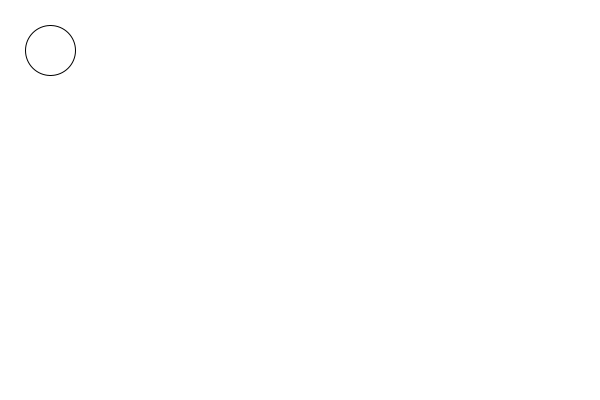
Frame 1 (no input)
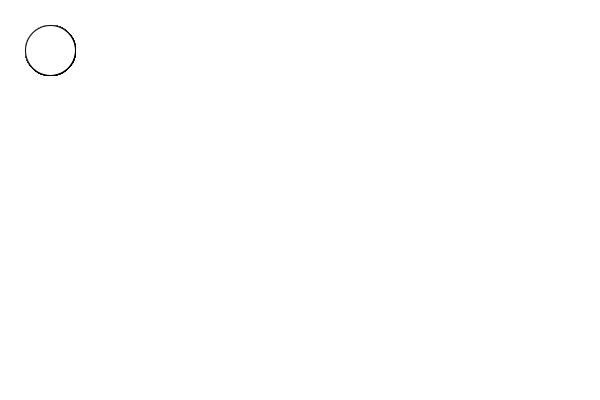
Frame 60 (the mouse pressed at the canvas centre just before this capture)
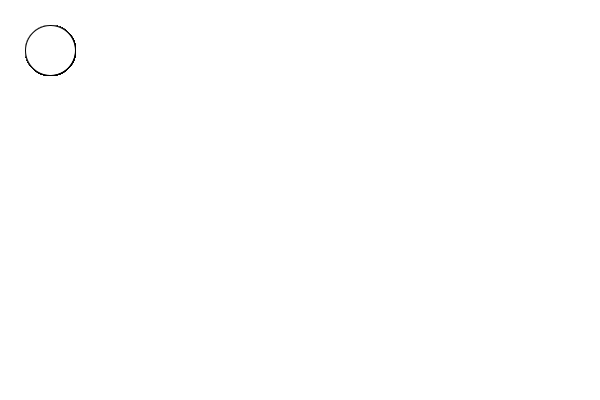
Frame 120 (the mouse held since frame 60 and released just before this capture)

The Processing sketch that drew these frames (run headless with seeded random() and noise(); from frame 60 on, the mouse is pressed at the canvas centre):

// Processing sketch: art_keita
// ── art_keita.pde
void setup(){
  size(600,400);
  background(255);
}

void draw(){
  ellipse(50,50,50,50);
}
